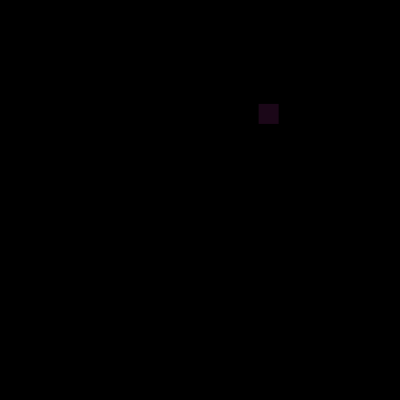
Frame 1 (no input)
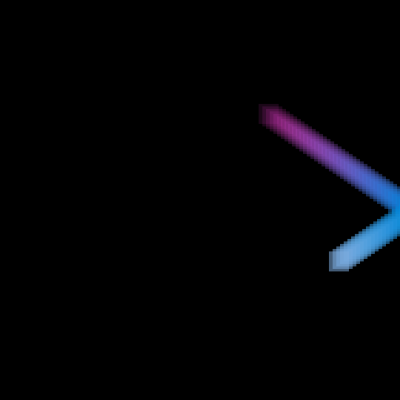
Frame 60 (the mouse pressed at the canvas centre just before this capture)
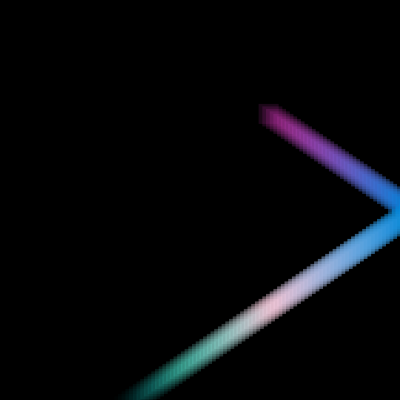
Frame 120 (the mouse held since frame 60 and released just before this capture)

The Processing sketch that drew these frames (run headless with seeded random() and noise(); from frame 60 on, the mouse is pressed at the canvas centre):

// Processing sketch: processing_14145
// ── processing_14145.pde

float x = random(400);
float y = random(400);
float r = random (255);
float g = random (255);
float b = random (255);
float a = random (0,90);
float xspeed = 3.7;
float yspeed = 2.5;
float rspeed = 6.9;
float gspeed = 1.9;
float bspeed = 0.1;
float aspeed = 2.3;
 
 
 
void setup(){
  size (400,400);
  background(0);
    smooth();
}
 
void draw(){
  
 noStroke();
 fill(r,g,b,a);
 rect(x,y,20,20);
 
x = x + xspeed;
y = y + yspeed;
r = r + rspeed;
g = g + gspeed;
b = b + bspeed;
a = a + aspeed;
 
if (x >width || (x < 0)) {
  xspeed = xspeed *-1;
}
if (y >height || (y < 0)){
  yspeed = yspeed*-1;
}
if (r > 255|| (r < 0)){
  rspeed = rspeed * -1;
}
if (g > 255 || (g <0)){
  gspeed = gspeed * -1;
}
if (b > 255 || (b < 0)){
  bspeed = bspeed * -1;
}
 
if (a > 150 || (a < 0)){
  aspeed = aspeed * - 1;
}
}
                
